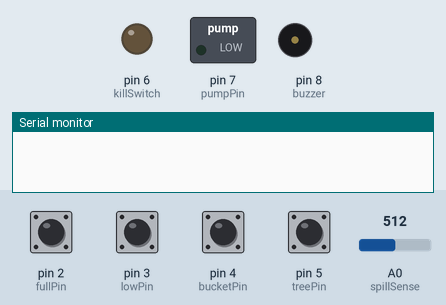
A sketch run on a simulated Arduino Uno, built with avr-gcc and run on an emulated ATmega328P. Parts: switched loads named in the sketch (green lamp = pin HIGH), output pins drawn as LEDs (lit = HIGH), buzzer (waves = sounding, pin HIGH), the last lines printed to the serial monitor. The test bench sets the inputs (shaded band); at power-on: pin 2 (fullPin), pin 3 (lowPin), pin 4 (bucketPin), pin 5 (treePin) HIGH, A0 (spillSense) = 512.

Above: at 1.2 s.
1.3 s: A0 (spillSense) set to 484
At 2.4 s:
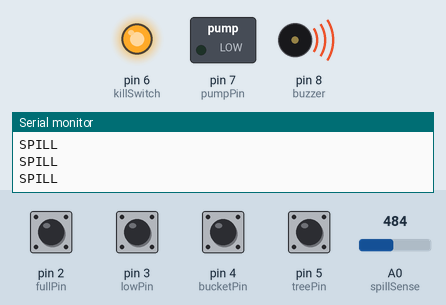
Timing chart, 0 to 4.3 s (numbered marks = the images above; inputs shaded):
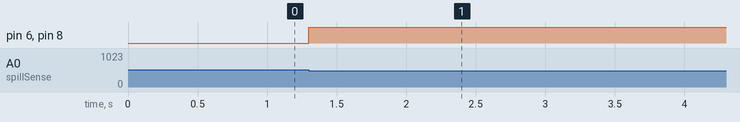

The sketch:

tree.ino
```cpp
//Pin # defs
#define fullPin 2   //Treestand full float switch
#define lowPin 3    //Treestand low float switch
#define bucketPin 4 //Bucket low float switch
#define treePin 5   //Treestand critical low float switch
#define killSwitch 6 //Pin for relay that disables pump
#define pumpPin 7     //Pin for MOSFET that controls pump
#define buzzer 8   //Make some noise
#define spillSense A0   //Analog (capacitive) water sensor on floor beneath stand

/* --- THIS TIME NEEDS TO BE CALIBRATED IN SITU --- */
#define fillDurationMax 60000 //Max duration in milliseconds for fill cycle before it assumes a fault and alarms

/* ---  This voltage needs to be calibrated in situ --- */
#define spillThreshold 500    // Analog voltage from spill sensor, lower trips spill condition


bool alarm = false;   //Is the alarm loop running
bool fillState = false; //Is the fill cycle running

int fillStartTime = 0;  //Time fill function starts
int fillCurrentTime = 0; //Current time

void alarmAction() {
  digitalWrite(pumpPin, LOW);
  digitalWrite(killSwitch, HIGH);
  digitalWrite(buzzer, HIGH);
}

/* --- Alarm condition check --- */
void alarmCheck() {
  alarm = false;
  if (analogRead(spillSense) < spillThreshold) {  //Check the spill sensor, if it detects water on floor, disable pump and trip alarm
    alarm = true;
    Serial.println("SPILL");

  }
  else if (digitalRead(bucketPin) == false) {   //Check that the bucket has enough water in it, alarm if not
    alarm = true;
    Serial.println("BUCKET LOW");

  }
  else if (digitalRead(treePin) == false) {   //Check that the tree stand has a minimum amount of water in it. This might be offloaded to separate circuit
    alarm = true;
    Serial.println("TREE LOW");

  }
  if (alarm == true) {
    alarmAction();
  }
  /* else {
   alarm = false;
   Serial.println("ALARM CLEAR");
  } */
}

/* --- Fill cycle control --- */
void fill() {
  if (fillState == true) {
    if (fillStartTime == 0) {
      fillStartTime = millis();
      digitalWrite(pumpPin, HIGH);
      Serial.println("PUMP START");
    }
    if (fillStartTime > 0) {
      fillCurrentTime = millis() - fillStartTime;
      if (fillCurrentTime >= fillDurationMax) {
        alarm = true;
        Serial.println("WATCHDOG TIMEOUT");
        return;
      }
      else {
        return;
      }
    }
  }
  if (fillState == false && fillStartTime > 0) {
    digitalWrite(pumpPin, LOW);
    fillStartTime = 0;
    Serial.println("PUMP FINISH");
  }
}


void setup() {
  //Define all the pins and initial pin states
  pinMode(fullPin, INPUT_PULLUP);
  pinMode(lowPin, INPUT_PULLUP);
  pinMode(bucketPin, INPUT_PULLUP);
  pinMode(treePin, INPUT_PULLUP);

  pinMode(killSwitch, OUTPUT);
  digitalWrite(killSwitch, LOW);
  pinMode(pumpPin, OUTPUT);
  digitalWrite(pumpPin, LOW);
  pinMode(buzzer, OUTPUT);
  digitalWrite(buzzer, LOW);

  pinMode(spillSense, INPUT);

  Serial.begin(9600);
}

void loop() {
  alarmCheck();
  if (alarm == false) {                                           //If no alarm conditions, run
    if (digitalRead(fullPin) ==  true && fillState == false) {   //Read "full" sensor switch
      if (digitalRead(lowPin) == false) {                          //Read "fill start" sensor switch
      fillState = true;
      }
    }
    if (digitalRead(fullPin) == false && fillState == true) {
      fillState = false;
    }
    fill();
  }
}
```

Measured:
- the behaviour switches between 500 and 499 on A0 (spillSense) (found by bisection; images 0 and 1)
- after the input at 1.3 s, pin 6 (killSwitch), pin 8 (buzzer): LOW → HIGH at once
